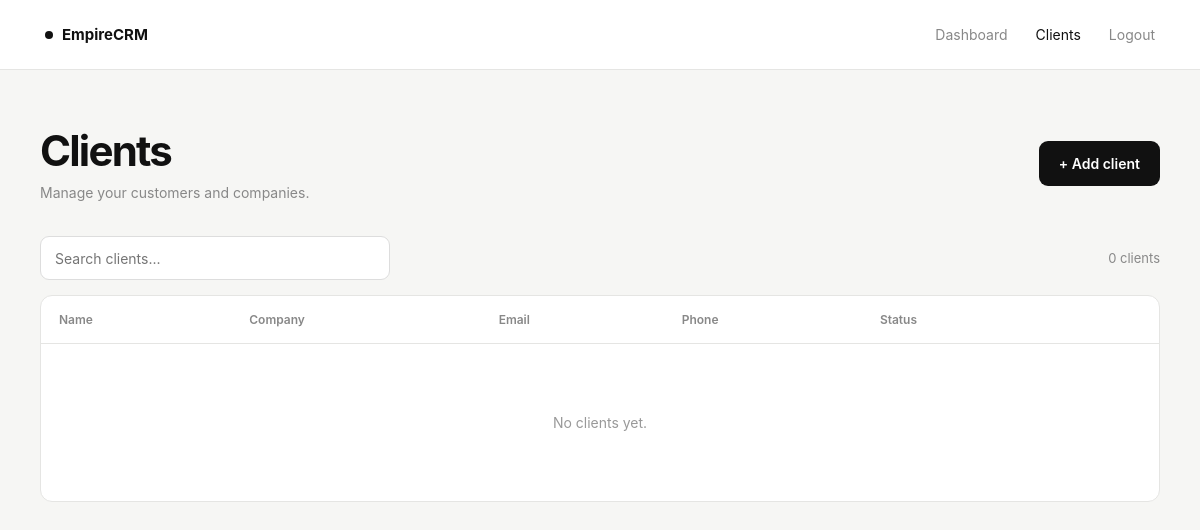
The app's page /clients (signed in), older data.
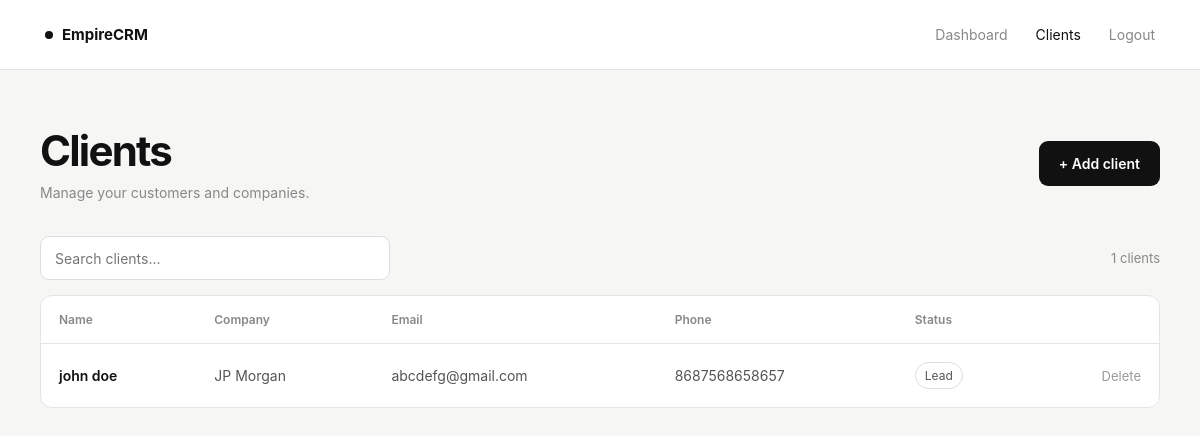
The same page, newer data.
### main.py (models this page shows)
class Client(db.Model):
    id = db.Column(db.Integer, primary_key=True)
    name = db.Column(db.String(150), nullable=False)
    company = db.Column(db.String(150))
    phone = db.Column(db.String(30))
    email = db.Column(db.String(150))
    address = db.Column(db.String(200))
    status = db.Column(db.String(50))
    created_at = db.Column(db.DateTime, default=datetime.now)
    user_id = db.Column(db.Integer, db.ForeignKey('user.id'))

### main.py (the view, shortened to what this page needs)
@app.route('/clients', methods=['GET', 'POST', 'DELETE'])
def clients():
    clients = Client.query.filter_by(user_id=current_user.id).order_by(Client.created_at.desc()).all()
    return render_template('clients.html', clients=clients)

### main.py (called while the page is built)
@login_manager.user_loader
def load_user(user_id):
    return db.session.get(User, int(user_id))

### templates/clients.html (shortened to what this page needs)
<!DOCTYPE html>
<html lang="en">
<head>
    <link rel="stylesheet"
          href="{{ url_for('static', filename='clients.css') }}">
</head>
<body>
    <div class="app">
        <header class="navbar">
            <a href="{{ url_for('main') }}" class="brand">
                <span class="brand-dot"></span>
                EmpireCRM
            </a>
            <nav>
                <a href="{{ url_for('main') }}">Dashboard</a>
                <a href="{{ url_for('clients') }}" class="active">Clients</a>
                <a href="{{ url_for('logout') }}">Logout</a>
            </nav>
        </header>
        <main class="content">
            <div class="page-header">
                <div>
                    <h1>Clients</h1>
                    <p>
                        Manage your customers and companies.
                    </p>
                </div>
                <button
                    class="add-button"
                    onclick="openModal()">
                    + Add client
                </button>
            </div>
            <div class="toolbar">
                <input
                    type="text"
                    id="search"
                    placeholder="Search clients..."
                    oninput="searchClients()"
                >
                <span class="client-count">
                    {{ clients|length }} clients
                </span>
            </div>
            <div class="table-wrapper">
                <table>
                    <thead>
                        <tr>
                            <th>Name</th>
                            <th>Company</th>
                            <th>Email</th>
                            <th>Phone</th>
                            <th>Status</th>
                            <th></th>
                        </tr>
                    </thead>
                    <tbody id="clientTable">
                        {% for client in clients %}
                        <tr data-client="{{ client.id }}">
                            <td class="client-name">
                                {{ client.name }}
                            </td>
                            <td>
                                {{ client.company or '—' }}
                            </td>
                            <td>
                                {{ client.email or '—' }}
                            </td>
                            <td>
                                {{ client.phone or '—' }}
                            </td>
                            <td>
                                <span class="status">
                                    {{ client.status or 'Unknown' }}
                                </span>
                            </td>
                            <td class="actions">
                                <button
                                    class="delete-button"
                                    onclick="deleteClient({{ client.id }})">
                                    Delete
                                </button>
                            </td>
                        </tr>
                        {% else %}
                        <tr>
                            <td colspan="6" class="empty">
                                No clients yet.
                            </td>
                        </tr>
                        {% endfor %}
                    </tbody>
                </table>
            </div>
        </main>
    </div>
</body>
</html>

### static/clients.css (style rules this page uses)
* { margin: 0; padding: 0; box-sizing: border-box; }
body { font-family: Inter, -apple-system, BlinkMacSystemFont, "Segoe UI", sans-serif; background: #f6f6f4; color: #111; }
.navbar { height: 70px; display: flex; align-items: center; justify-content: space-between; padding: 0 45px; background: #fff; border-bottom: 1px solid #e5e5e3; }
.brand { display: flex; align-items: center; gap: 9px; color: #111; font-size: 15px; font-weight: 700; text-decoration: none; }
.brand-dot { width: 8px; height: 8px; background: #111; border-radius: 50%; }
.navbar nav { display: flex; gap: 28px; }
.navbar nav a { color: #888; font-size: 14px; text-decoration: none; }
.navbar nav a:hover, .navbar nav a.active { color: #111; }
.content { max-width: 1250px; margin: 0 auto; padding: 55px 40px; }
.page-header { display: flex; align-items: center; justify-content: space-between; margin-bottom: 35px; }
.page-header h1 { font-size: 42px; letter-spacing: -1.8px; }
.page-header p { margin-top: 8px; color: #888; font-size: 14px; }
.add-button { height: 45px; padding: 0 20px; border: none; border-radius: 9px; background: #111; color: #fff; font-family: inherit; font-size: 14px; font-weight: 600; cursor: pointer; }
.toolbar { display: flex; align-items: center; justify-content: space-between; margin-bottom: 15px; }
.toolbar input { width: 350px; height: 44px; padding: 0 14px; border: 1px solid #ddd; border-radius: 9px; background: #fff; font-family: inherit; font-size: 14px; outline: none; }
.client-count { color: #888; font-size: 13px; }
.table-wrapper { overflow-x: auto; background: #fff; border: 1px solid #e5e5e3; border-radius: 12px; }
table { width: 100%; border-collapse: collapse; }
th { padding: 16px 18px; color: #888; border-bottom: 1px solid #e5e5e3; text-align: left; font-size: 12px; font-weight: 600; }
td { padding: 18px; border-bottom: 1px solid #eee; color: #555; font-size: 14px; }
tr:last-child td { border-bottom: none; }
.client-name { color: #111; font-weight: 600; }
.status { display: inline-block; padding: 5px 9px; border: 1px solid #ddd; border-radius: 20px; color: #555; font-size: 12px; }
.actions { text-align: right; }
.delete-button { border: none; background: transparent; color: #999; font-family: inherit; font-size: 13px; cursor: pointer; }

Row changes from the older to the newer data that the page shows:
added Client: name "john doe", company "JP Morgan", email "abcdefg@gmail.com", phone "8687568658657", status "Lead"
Text that changed along with them:
{{ clients|length }}: "0" → "1"
text no longer shown: "No clients yet."
